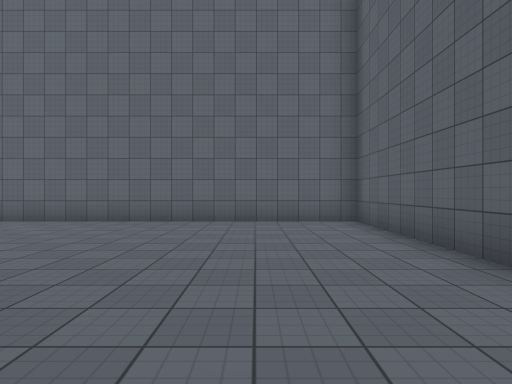
[1] (above)

19 first-person views from a walk through a 3-D level made in the Unity game engine. The camera is 1.4 m above the floor, looks level and sees 75° across. The floor is counted in squares, 2 m on a side. Each view is taken from the middle of a square. On the plan, view 1 faces up. The plan holds only what a view shows up to about 10 squares ahead; the rest is blank. The place goes on beyond the plan. Some surface patterns are stand-ins.

[2]
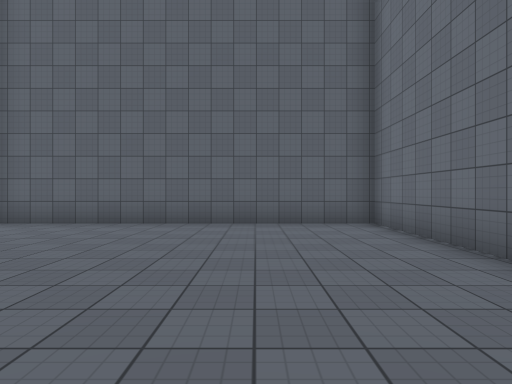

[3]
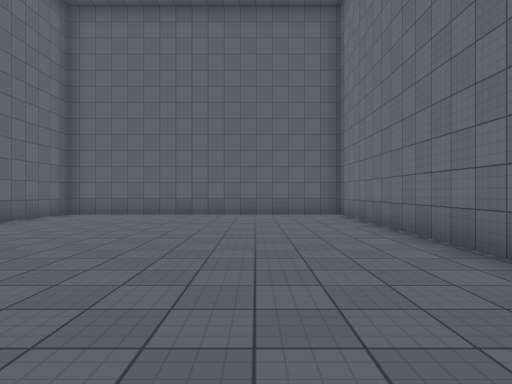

[4]
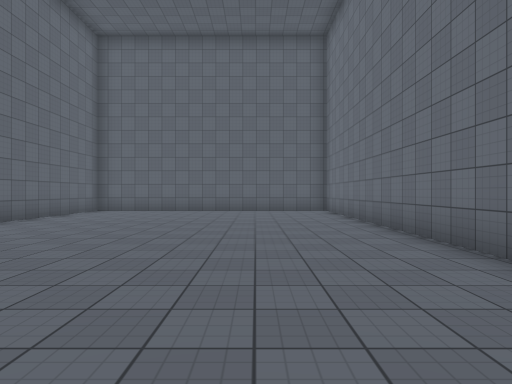

[5]
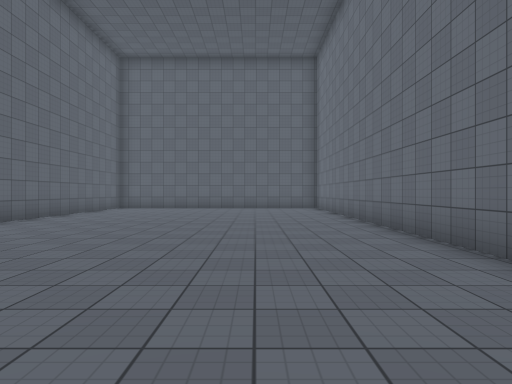

[6]
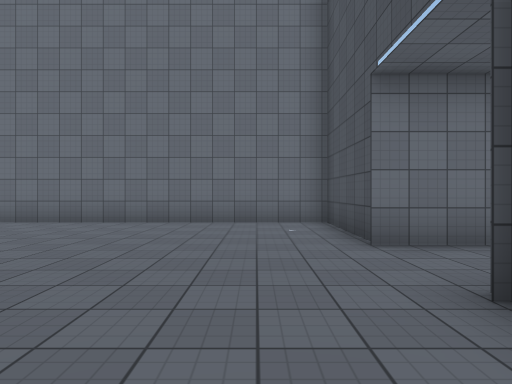

[7]
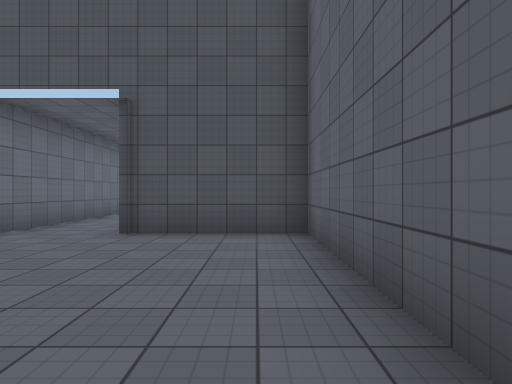

[8]
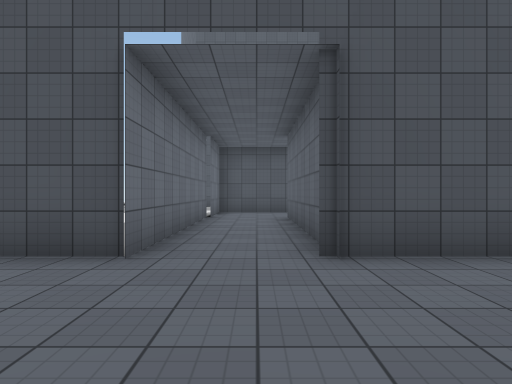

[9]
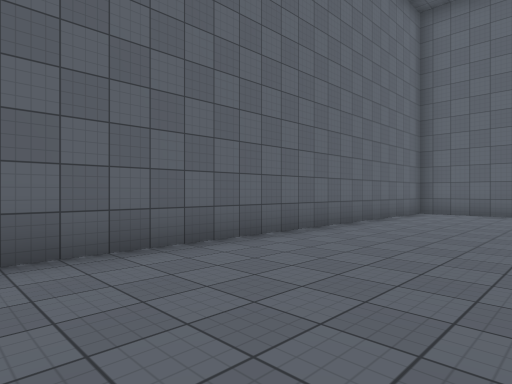

[10]
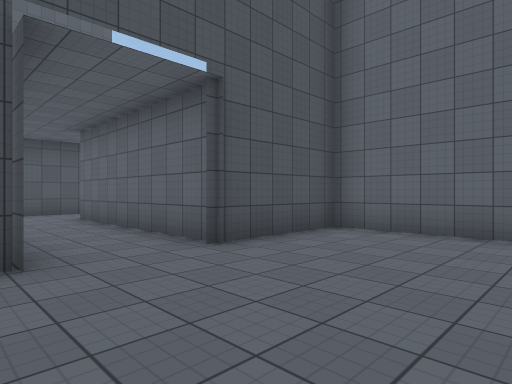

[11]
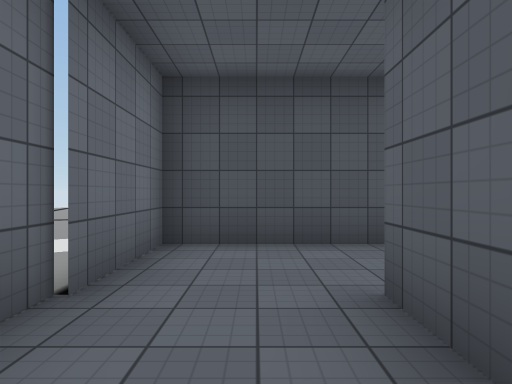

[12]
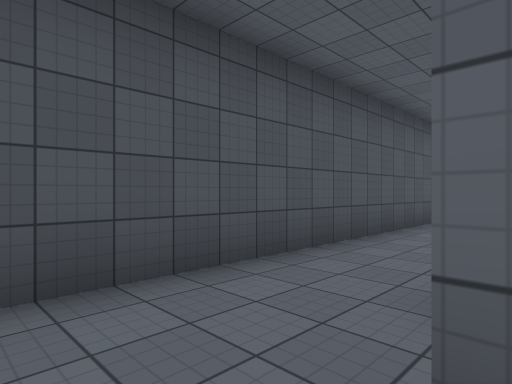

[13]
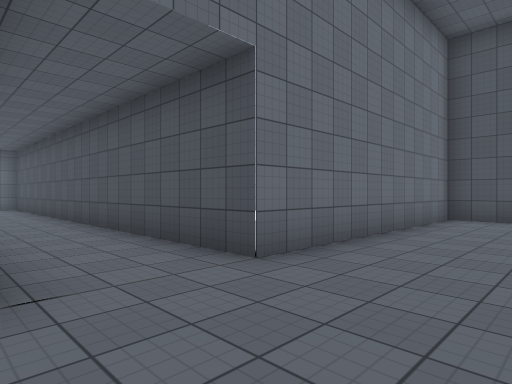

[14]
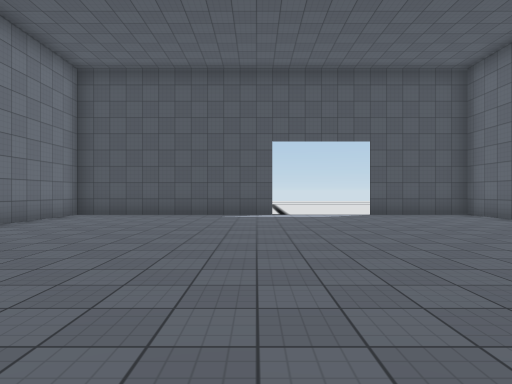

[15]
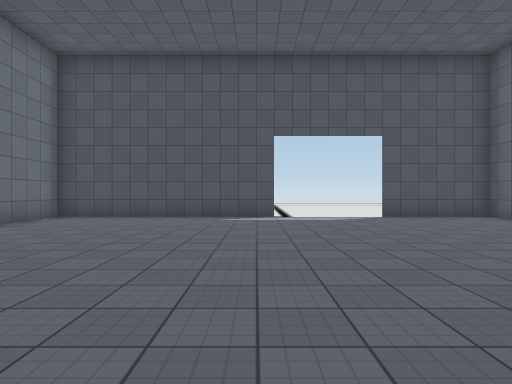

[16]
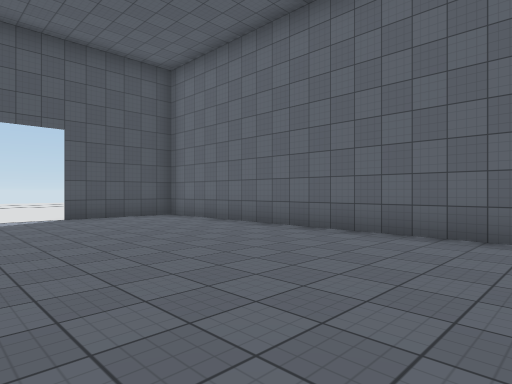

[17]
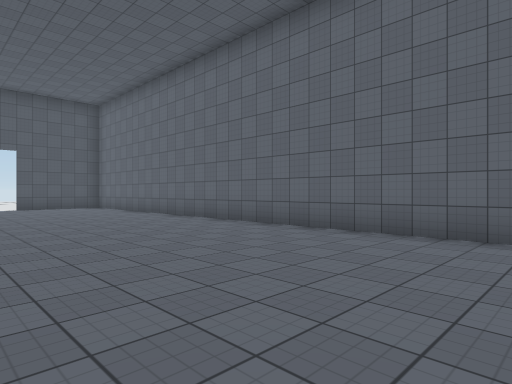

[18]
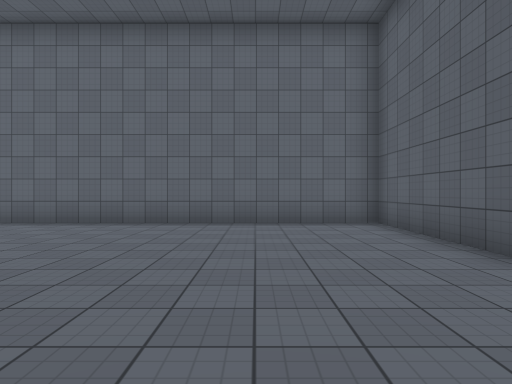

[19]
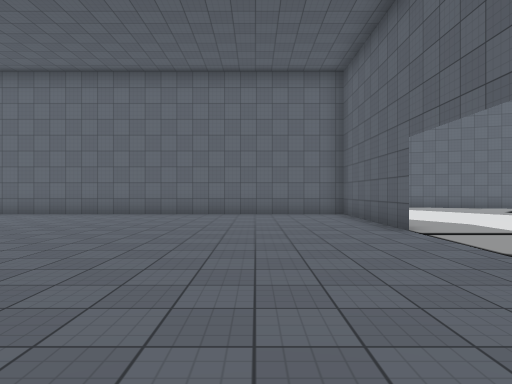

### Floor plan
Points are (right, up) in squares from view 1. A wall is a line through its corners. A room is listed if a view was taken in it or the views show most of it. See-through windows are left out.
Room 1 (views 1, 2, 3, 4, 5, 6, 7, 8, 9, 10, 11, 12)
walls: (-12.4, 4.9) (-18.4, 4.9); (-18.5, 2.6) (-12.6, 2.6) (-12.6, -0.6) (2.4, -0.6) (2.4, 7.9) (-12.6, 7.9) (-12.6, 4.6)
ways out: opening at (-18, 4)
Room 2 (views 13, 14, 15, 16, 17, 18, 19)
walls: (-9.2, 23) (-9.2, 27.5) (-27.3, 27.5) (-27.3, 24.5); (-27.3, 21.5) (-27.3, 15.5) (-20.5, 15.5)
ways out: opening at (-28, 23); opening at (-19, 16); opening at (-9, 22)

Where each view was taken, in squares from view 1:
view 1: 0 up, 0 right, facing up
view 2: 2 up, 5 left, facing right
view 3: 2 up, 8 left, facing right
view 4: 2 up, 10 left, facing right
view 5: 2 up, 12 left, facing right
view 6: 7 up, 11 left, facing down
view 7: 7 up, 7 left, facing left
view 8: 4 up, 9 left, facing left
view 9: 4 up, 9 left, facing up-right
view 10: 2 up, 9 left, facing up-left
view 11: 4 up, 16 left, facing left
view 12: 4 up, 18 left, facing up-left
view 13: 18 up, 18 left, facing down-left
view 14: 21 up, 17 left, facing left
view 15: 21 up, 18 left, facing left
view 16: 22 up, 18 left, facing up-left
view 17: 22 up, 12 left, facing up-left
view 18: 20 up, 12 left, facing up
view 19: 17 up, 12 left, facing up
